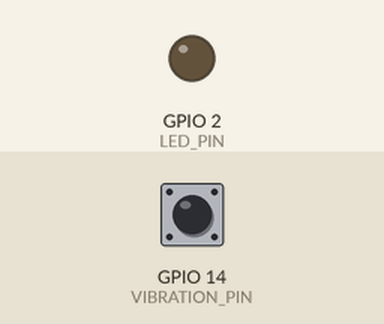
A program run on a simulated ESP32. Parts: output pins drawn as LEDs (lit = HIGH). The inputs (shaded band) are chosen by the test bench; at power-on: GPIO 14 (VIBRATION_PIN) HIGH. WiFi joins after 1.5 s; servers stay silent unless stated; EEPROM starts erased; what the program prints to the serial monitor is not drawn.

Above: at 1.9 s.
2.0 s: GPIO 14 (VIBRATION_PIN) pulled LOW for 0.15 s
At 2.17 s:
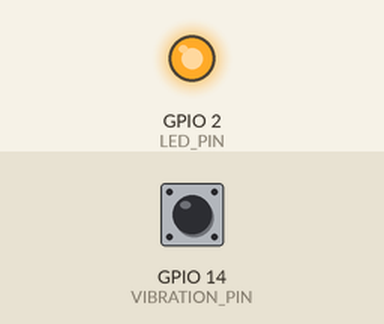
3.6 s: GPIO 14 (VIBRATION_PIN) pulled LOW for 3.2 s
At 8.3 s:
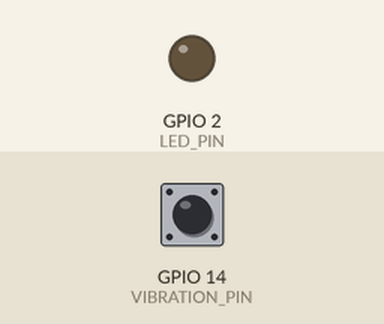
Timing chart, 0 to 9.8 s (numbered marks = the images above; inputs shaded):
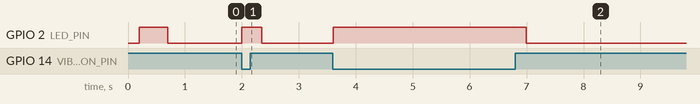

The program:

main.cpp
```cpp
#include <Arduino.h>
#include "WiFiWebManager.h"
#include "WebPages.h"

// ESP32 pin configuration
static const uint8_t VIBRATION_PIN = 14;  // KY-002 connected to GPIO14
static const uint8_t LED_PIN = 2;

// WiFi Web Manager instance
WiFiWebManager wifiManager("ESP32_VibrationSensor", "12345678", 80);

// Variables for vibration sensor
int vibrationState = 0;           // Current state (0=no vibration, 1=vibration detected)
int lastVibrationState = 0;       // Previous state
unsigned long vibrationCount = 0; // Total vibration events
unsigned long lastVibrationTime = 0; // Last detection time

// Hold time for vibration indicator (to keep LED on briefly)
const unsigned long VIBRATION_HOLD_TIME = 200; // 200ms hold
unsigned long vibrationHoldUntil = 0;

// Circular buffer for chart (last 100 readings for 1 second history)
const int BUFFER_SIZE = 100;
int vibrationBuffer[BUFFER_SIZE];
int bufferIndex = 0;
bool bufferFull = false;

// Handler for main page
void handleRoot(WebServer& server) {
  server.send(200, "text/html", htmlPage);
}

// Handler for JSON data (AJAX endpoint)
void handleData(WebServer& server) {
  String json = "{";
  json += "\"state\":" + String(vibrationState) + ",";
  json += "\"count\":" + String(vibrationCount) + ",";

  if (lastVibrationTime > 0) {
    unsigned long timeAgo = (millis() - lastVibrationTime) / 1000;
    if (timeAgo < 60) {
      json += "\"lastTime\":\"" + String(timeAgo) + "s\",";
    } else {
      json += "\"lastTime\":\"" + String(timeAgo / 60) + "m " + String(timeAgo % 60) + "s\",";
    }
  } else {
    json += "\"lastTime\":\"-\",";
  }

  // Add buffer data for chart
  json += "\"history\":[";

  // Send all buffer data in correct order
  int count = bufferFull ? BUFFER_SIZE : bufferIndex;
  for (int i = 0; i < count; i++) {
    int idx = bufferFull ? ((bufferIndex + i) % BUFFER_SIZE) : i;
    json += String(vibrationBuffer[idx]);
    if (i < count - 1) json += ",";
  }

  json += "]}";

  server.send(200, "application/json", json);
}

void setup() {
  Serial.begin(115200);
  delay(200);

  Serial.println("\n=== ESP32 + KY-002 Vibration Sensor ===");
  Serial.println("Senzor conectat pe GPIO 14");

  // LED configuration
  pinMode(LED_PIN, OUTPUT);
  digitalWrite(LED_PIN, LOW);

  // Vibration sensor configuration
  pinMode(VIBRATION_PIN, INPUT_PULLUP); // KY-002 cu pull-up intern

  // Initialize buffer with zeros
  for (int i = 0; i < BUFFER_SIZE; i++) {
    vibrationBuffer[i] = 0;
  }

  // LED test
  digitalWrite(LED_PIN, HIGH);
  delay(500);
  digitalWrite(LED_PIN, LOW);

  // Initialize WiFi and Web Server
  wifiManager.begin();

  // Register custom routes
  wifiManager.on("/", HTTP_GET, handleRoot);
  wifiManager.on("/data", HTTP_GET, handleData);

  Serial.println("✅ Vibration monitoring system ready!");
  Serial.println("========================================\n");
}

void loop()
{
  // Process HTTP requests (handled by WiFiWebManager)
  wifiManager.handleClient();

  // Read vibration sensor (KY-002 is digital: HIGH = no vibration, LOW = vibration detected)
  int rawReading = digitalRead(VIBRATION_PIN);
  int currentReading = (rawReading == LOW) ? 1 : 0;

  // Detect vibration event (ANY detection counts, even if very short)
  if (currentReading == 1) {
    // New vibration detected!
    if (lastVibrationState == 0) {
      vibrationCount++;
      Serial.println("⚠️ VIBRAȚIE DETECTATĂ! #" + String(vibrationCount));
    }

    lastVibrationTime = millis();
    vibrationHoldUntil = millis() + VIBRATION_HOLD_TIME;
    vibrationState = 1;

    // Turn on LED
    digitalWrite(LED_PIN, HIGH);
  } else {
    // No vibration detected on pin
    // But keep state active if we're in hold period
    if (millis() < vibrationHoldUntil) {
      vibrationState = 1; // Keep showing as active
    } else {
      vibrationState = 0;
      digitalWrite(LED_PIN, LOW);
    }
  }

  // Add current state to circular buffer
  vibrationBuffer[bufferIndex] = vibrationState;
  bufferIndex++;
  if (bufferIndex >= BUFFER_SIZE) {
    bufferIndex = 0;
    bufferFull = true;
  }

  lastVibrationState = currentReading;

  delay(10); // 10ms = 100 readings/second for high sensitivity
}
```

Source omitted: WebPages.h (17846 bytes)

Measured:
- after the input at 2.0 s, GPIO 2 (LED_PIN): LOW → HIGH at once, → LOW 0.35 s later
- after the input at 3.6 s, GPIO 2 (LED_PIN): LOW → HIGH at once, → LOW 3.4 s later
